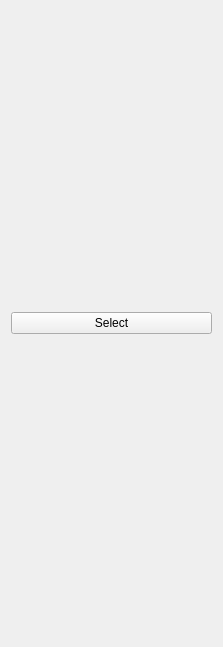
<?xml version="1.0" encoding="UTF-8"?>
<ui version="4.0">
 <class>EnvToolWg</class>
 <widget class="QWidget" name="EnvToolWg">
  <property name="geometry">
   <rect>
    <x>0</x>
    <y>0</y>
    <width>223</width>
    <height>647</height>
   </rect>
  </property>
  <property name="windowTitle">
   <string>Form</string>
  </property>
  <layout class="QVBoxLayout" name="verticalLayout_2">
   <item>
    <layout class="QVBoxLayout" name="verticalLayout">
     <item>
      <widget class="QPushButton" name="m_selectButton">
       <property name="text">
        <string>Select</string>
       </property>
       <property name="checkable">
        <bool>true</bool>
       </property>
      </widget>
     </item>
    </layout>
   </item>
  </layout>
 </widget>
 <resources/>
 <connections/>
</ui>
